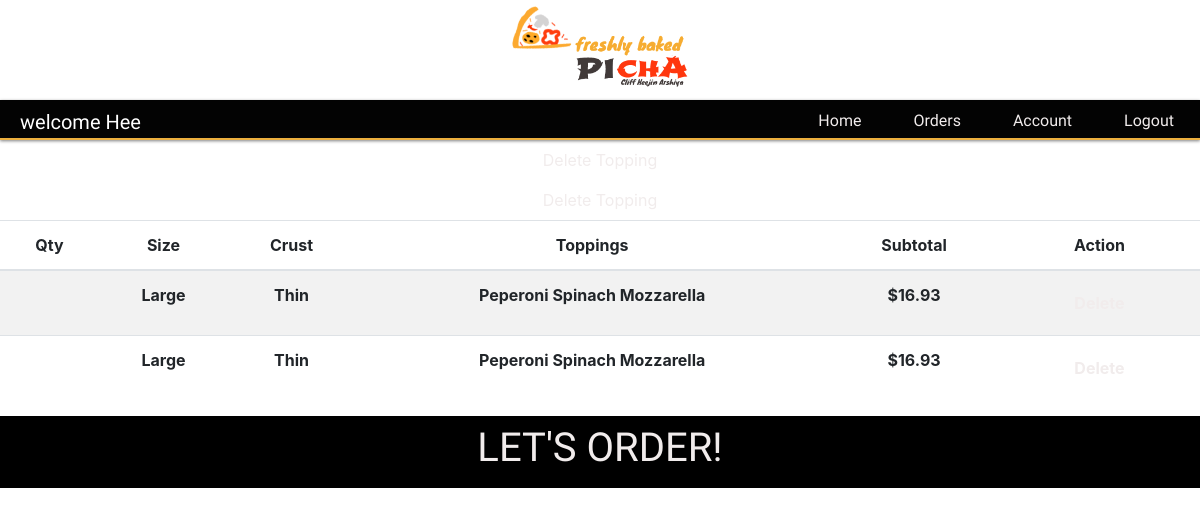
Page /order (signed in) on the earlier database version.
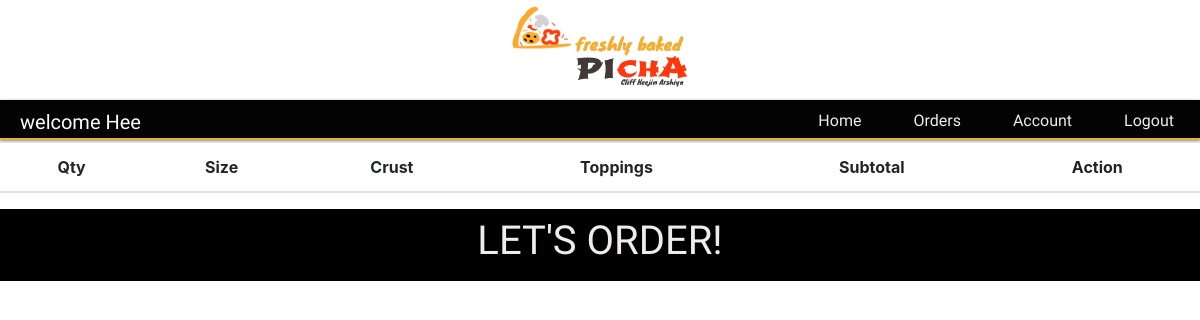
Same page on the later database version.
### models.py (models this page shows, shortened)
class User(db.Model):
    __tablename__="users"
    id = db.Column(db.Integer, primary_key=True)
    first_name = db.Column(db.String(255), nullable=False)
    last_name = db.Column(db.String(255), nullable=False)
    email = db.Column(db.String(255), nullable=False)
    phone = db.Column(db.String(255), nullable=False)
    password = db.Column(db.String(255), nullable=False)
    created_at = db.Column(db.DateTime, server_default=func.now())
    updated_at = db.Column(db.DateTime, server_default=func.now(), onupdate=func.now())

class Order(db.Model):
    __tablename__='orders'
    id = db.Column(db.Integer, primary_key=True)
    method = db.Column(db.String(255))
    size = db.Column(db.String(255))
    crust = db.Column(db.String(255))
    qty = db.Column(db.Integer)
    price = db.Column(db.Float)
    created_at = db.Column(db.DateTime, server_default=func.now())
    updated_at = db.Column(db.DateTime, server_default=func.now(), onupdate=func.now())
    @classmethod
    def get_order(cls):
        get_order = cls.query.all()
        return get_order

class Topping(db.Model):
    __tablename__='toppings'
    id = db.Column(db.Integer, primary_key=True)
    topping1 = db.Column(db.String(255))
    topping2 = db.Column(db.String(255))
    topping3 = db.Column(db.String(255))
    price = db.Column(db.Float)
    created_at = db.Column(db.DateTime, server_default=func.now())
    updated_at = db.Column(db.DateTime, server_default=func.now(), onupdate=func.now())
    @classmethod
    def get_all(cls):
        get_all_toppings = cls.query.all()
        return get_all_toppings

### controllers.py (the view)
def order_page():
    if 'user_id' not in session:
        return redirect(url_for('users:login_page'))
    pizza = Order.get_order()
    topping = Topping.get_all()
    total = Order.total
    current_user = User.query.get(session['user_id'])
    return render_template('order.html', pizza = pizza, topping = topping, total = total, user = current_user)

### templates/order.html (shortened to what this page needs)
<!DOCTYPE html>
<html lang="en">
<head>
    <link rel="stylesheet" href="https://stackpath.bootstrapcdn.com/bootstrap/4.3.1/css/bootstrap.min.css">
    <link rel="stylesheet" type="text/css" href="/static/dashboard.css">
</head>
<body>
    <div class="header">
        <div class="logo">
            <a href="{{ url_for('dashboard') }}"><img src="../static/picha.png"></a>
        </div>
        <div class="header_info">
            <h2>welcome {{ user.first_name }}</h2>
            <ul class="nav">
                <li class="nav-item">
                    <a class="nav-link" href="{{ url_for('dashboard') }}">Home</a>
                </li>
                <li class="nav-item">
                    <a class="nav-link" href="{{ url_for('order') }}">Orders</a>
                </li>
                <li class="nav-item">
                    <a class="nav-link" href="{{ url_for('users:account') }}">Account</a>
                </li>
                <li class="nav-item">
                    <a class="nav-link" href="{{ url_for('users:logout') }}">Logout</a>
                </li>
            </ul>
        </div>
    </div>
    <div class="center">
                <table class="table table-striped">
                    <thead>
                        <tr>
                            <th>Qty</th>
                            <th>Size</th>
                            <th>Crust</th>
                            <th>Toppings</th>
                            <th>Subtotal</th>
                            <th>Action</th>
                        </tr>
                    </thead>
                    <tbody>
                        {% for pizzas in pizza %}
                        <tr>
                            <th>{{ pizzas.qty }}</th>
                            <th>{{ pizzas.size }}</th>
                            <th>{{ pizzas.crust }}</th>
                            {% for toppings in topping %}
                            <th>{{ toppings.topping1 }} {{ toppings.topping2 }} {{ toppings.topping3 }}</th>
                                <a class="nav-link" href="/pizza/{{toppings.id}}/delete">Delete Topping</a>
                            <th>${{ pizzas.price + toppings.price }}</th>
                            {% endfor %}
                            <th><a class="nav-link" href="/order/{{pizzas.id}}/delete">Delete</a></th>
                        </tr>
                        {% endfor %}
                    </tbody>
                </table>
            <div class="welcome">
                <div class="box">
                    <a class="nav-link" href="{{ url_for('pizza:dashboard') }}"><h1>LET'S ORDER!</h1></a>
                </div>
            </div>
        </div>
</body>
</html>

### static/dashboard.css (style rules this page uses)
body { margin: 0; }
body::after { background-image: url('../static/slice.jpg'); background-size: cover; opacity: .4; z-index: -2; }
h2 { font-family: 'Kalam', cursive; float: left; display: block; font-size: 20px; color: #fff; margin-top:10px; margin-left: 20px; }
ul.nav { margin: 0px; float: right; }
li { font-family: 'Kalam', cursive; padding: 10px; font-size: 16px; line-height: 5px; text-align: center; }
.logo { text-align: center; }
.logo img { margin-top:0px; height: 100px; text-align: center; margin-left: auto; margin-right: auto; }
.nav-link { color: rgb(241, 236, 236); }
.header_info { background-color: rgba(3, 3, 3); height: 40px; margin: 0px; border-bottom: 2px solid rgb(236, 175, 62); box-shadow: 0 1px 3px 0 rgba(0,0,0,0.50); }
.center { background-position: center center; background-repeat: no-repeat; background-size: cover; height: 550px; text-align: center; }
.welcome { text-align: center; font-family: 'Knewave', cursive; background-color:rgba(235, 235, 235, 0.5) }
.box { background-color: black; }
table tr { background-color: #fff; }

Differences in the rows shown:
removed Order: size "Large", crust "Thin", pizzas.price+toppings.price "16.93"
removed Topping: topping1 "Peperoni", topping2 "Spinach", topping3 "Mozzarella"
removed Order: size "Large", crust "Thin", pizzas.price+toppings.price "16.93"
